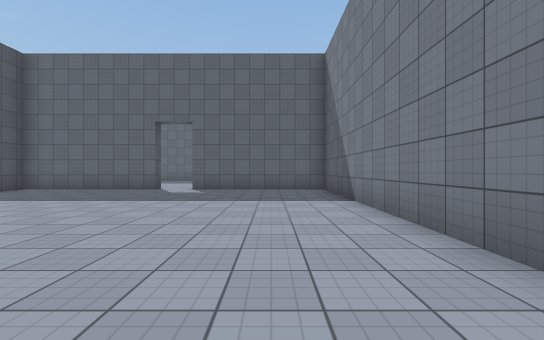
View 1 (above)

22 first-person views from a walk through a 3-D level made in the Unity game engine. The camera is 1.3 m above the floor, looks level and sees 90° across. The floor is counted in squares, 2 m on a side. Each view is taken from the middle of a square. On the plan, view 1 faces up. The plan holds only what a view shows up to about 9 squares ahead; the rest is blank. The place goes on beyond the plan. The player is left out. Surface patterns are stand-ins for the level's own textures.

View 2
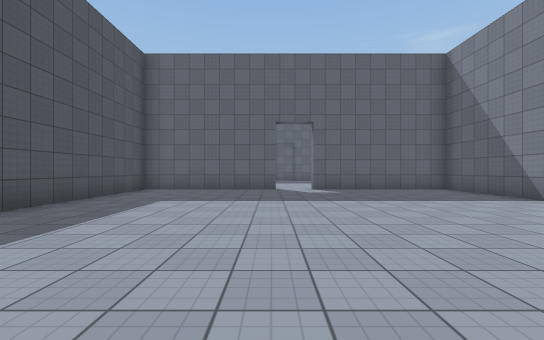

View 3
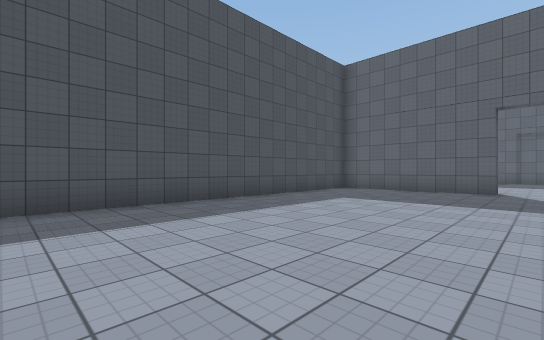

View 4
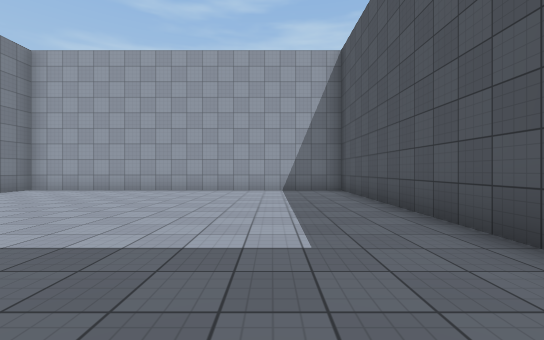

View 5
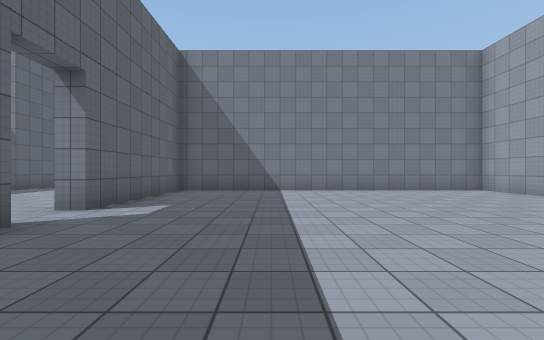

View 6
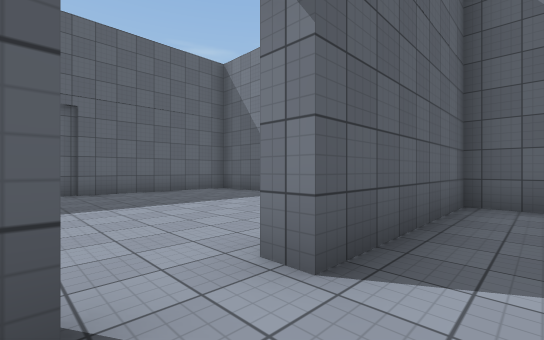

View 7
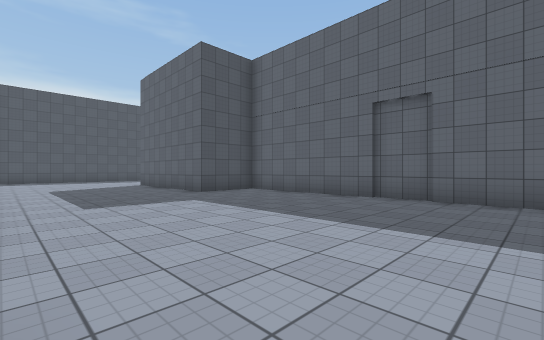

View 8
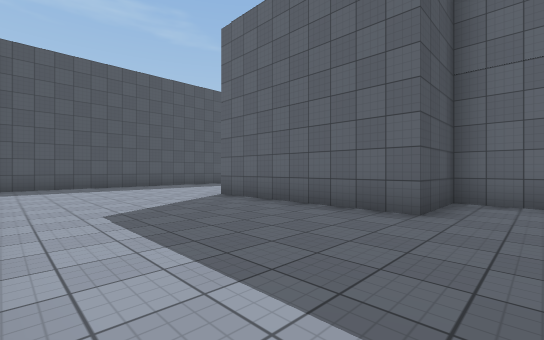

View 9
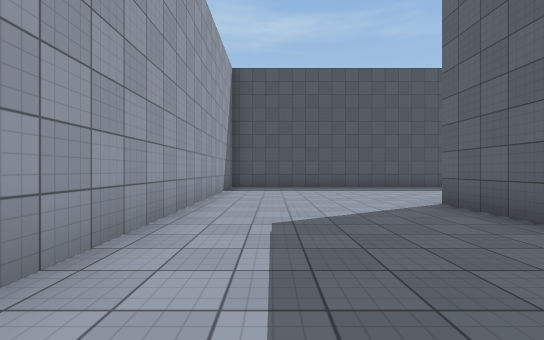

View 10
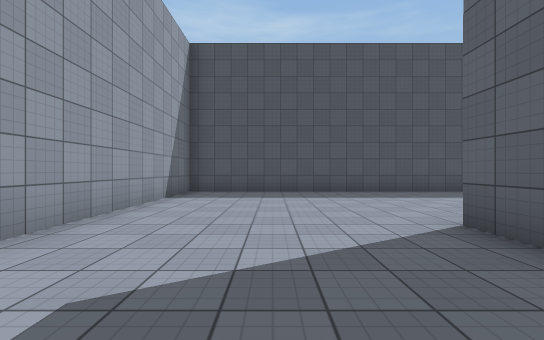

View 11
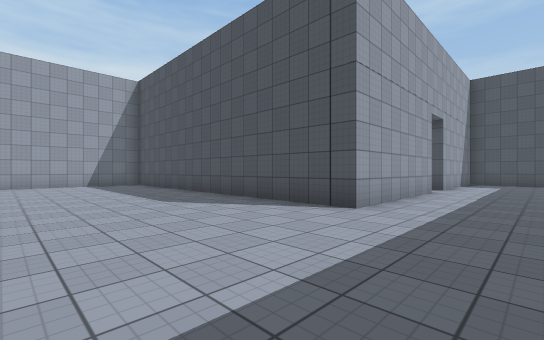

View 12
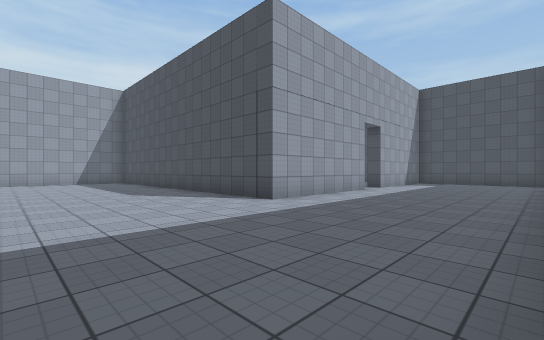

View 13
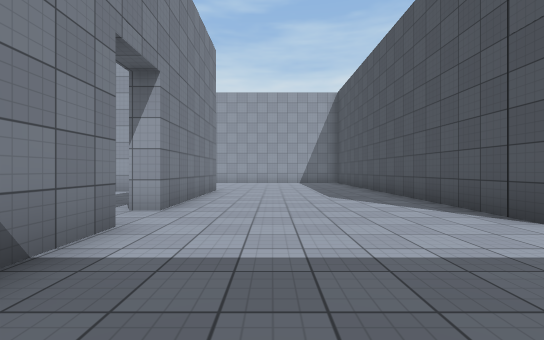

View 14
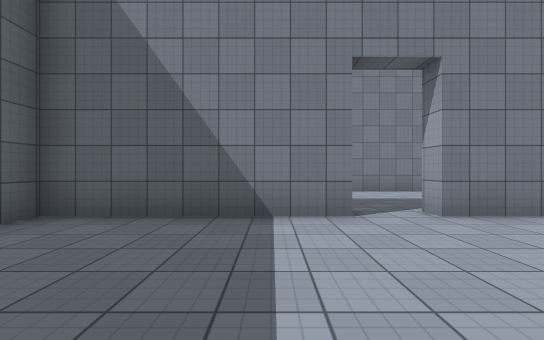

View 15
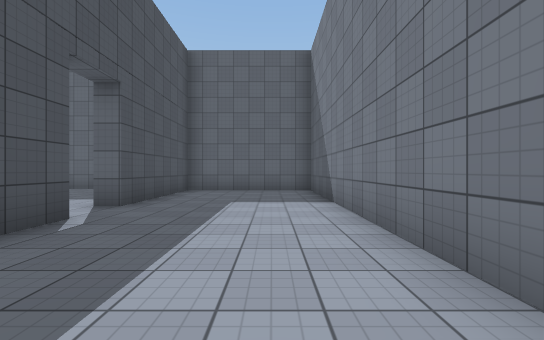

View 16
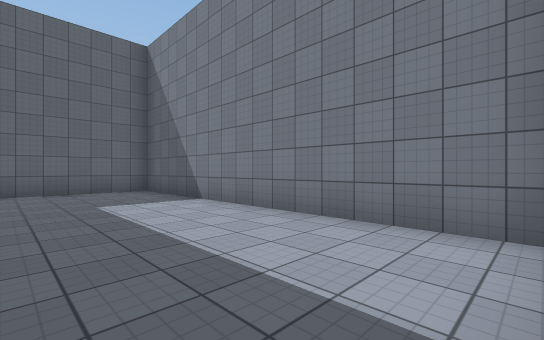

View 17
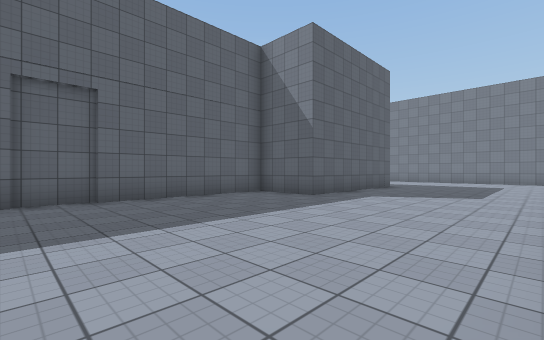

View 18
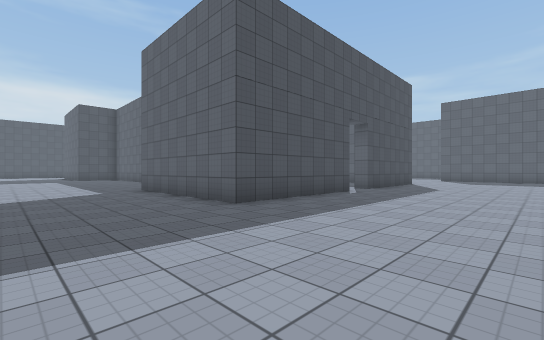

View 19
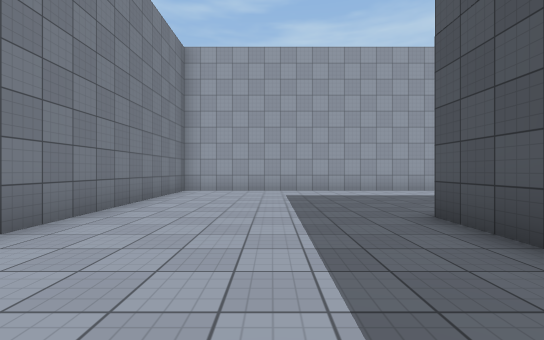

View 20
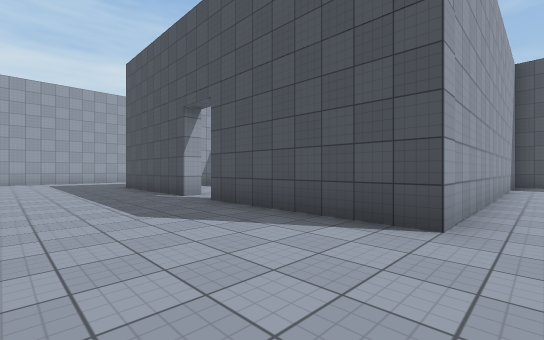

View 21
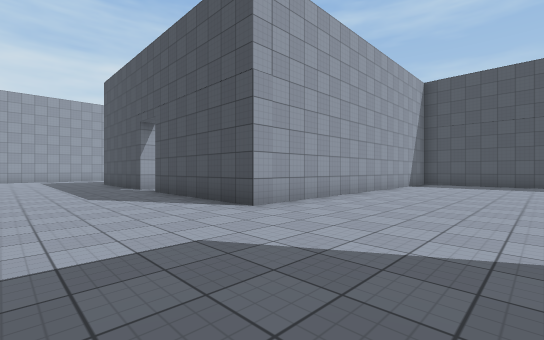

View 22
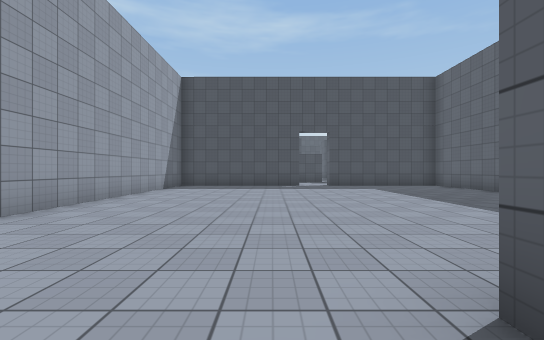

### Floor plan
Points are (right, up) in squares from view 1. A wall is a line through its corners. A room is listed if a view was taken in it or the views show most of it. See-through windows are left out.
Room 1 (views 1, 2, 3, 4, 5, 6)
walls: (-3.8, 9) (-8.2, 9) (-8.2, -0.8) (1.8, -0.8) (1.8, 9) (-2.6, 9) (-2.6, 9.5)
ways out: opening at (-3, 9) to room 2
Room 2 (views 7, 8, 9, 10, 11, 12, 13, 14, 17, 18, 19, 20, 21, 22)
walls: (-1.8, 24.3) (6.8, 24.3) (6.8, 19.9); (3.9, 9.5) (11.7, 9.5) (11.7, 15.2); (6.8, 18.6) (6.8, 14.3) (1.8, 14.3) (1.8, 16.3) (-8.2, 16.3) (-8.2, 14.3) (-13.2, 14.3) (-13.2, 18.6); (-13.2, 19.9) (-13.2, 24.2) (-13.8, 24.2); (-22.6, 19.8) (-18.3, 19.8) (-18.3, 9.5) (-9.5, 9.5); (-24.5, 19.8) (-23.9, 19.8)
ways out: opening at (-3, 9) to room 1; opening at (-13, 19) to room 3; opening at (7, 19)
Room 3 (views 15, 16)
walls: (-13.2, 18.6) (-12.7, 18.6) (-12.7, 17.6); (-10.8, 14.8) (-10.3, 14.8); (-8.7, 15) (-8.7, 23.7) (-12.7, 23.7) (-12.7, 19.9) (-13.2, 19.9)
ways out: opening at (-13, 19) to room 2

Positions as (right, up) in squares from view 1, and headings:
1: (0, 0), facing up
2: (-4, 0), facing up
3: (-3, 0), facing up-left
4: (-6, 8), facing down
5: (-7, 6), facing right
6: (-4, 8), facing up-right
7: (-1, 10), facing up-left
8: (-7, 10), facing up-left
9: (-8, 11), facing left
10: (-10, 12), facing left
11: (-14, 22), facing down-left
12: (-14, 24), facing down-left
13: (-15, 23), facing down
14: (-17, 21), facing right
15: (-10, 15), facing up
16: (-12, 15), facing up-right
17: (-4, 10), facing up-right
18: (11, 11), facing up-left
19: (9, 18), facing down
20: (10, 25), facing down-left
21: (10, 28), facing down-left
22: (8, 28), facing left
